Frame 1 (no input): blank canvas, image omitted
Frame 60 (no input): blank canvas, image omitted
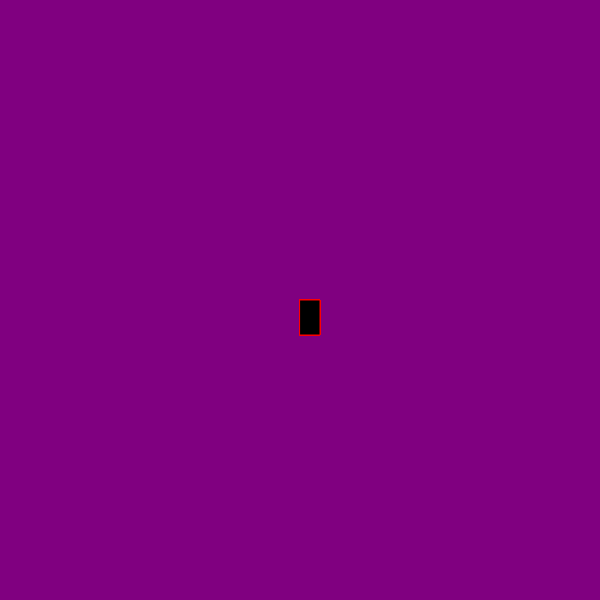
Frame 120 (the mouse pressed at the canvas centre since frame 60)

The p5.js sketch whose frames 1 and 60 were blank and that drew this single picture after the mouse press (run headless with seeded random() and noise() and a simulated clock; from frame 60 on, the mouse is pressed at the canvas centre):

// p5.js sketch
// ── sketch.js
function setup() {
    createCanvas(600, 600);
    background("purple");
  }
  
  function draw() {
    stroke("red");
    fill("black");
  
    // console.log(mouseIsPressed)
  
    if (mouseIsPressed) {
      rect(mouseX, mouseY, 20, 35);
    }
  }
